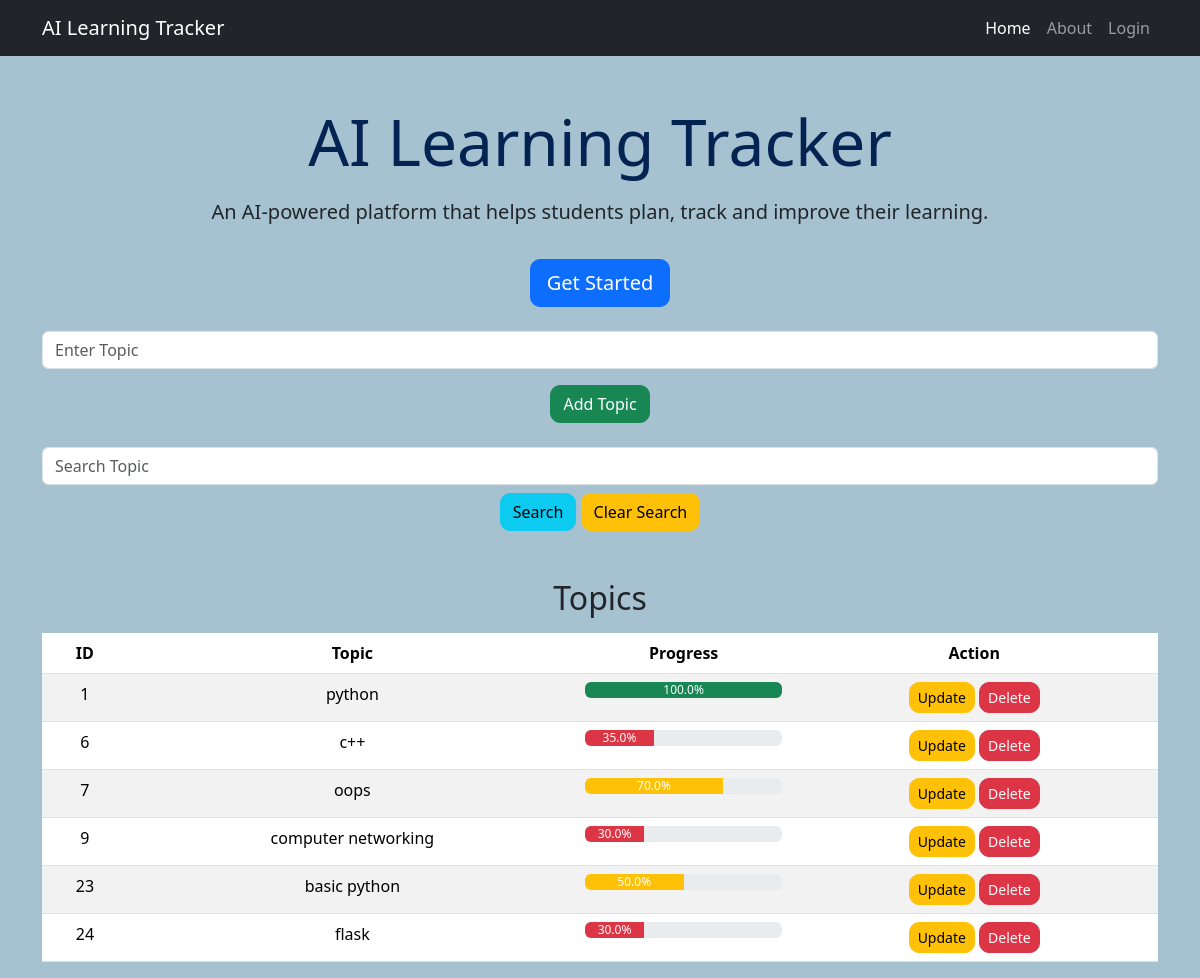
Before: / with the older database file.
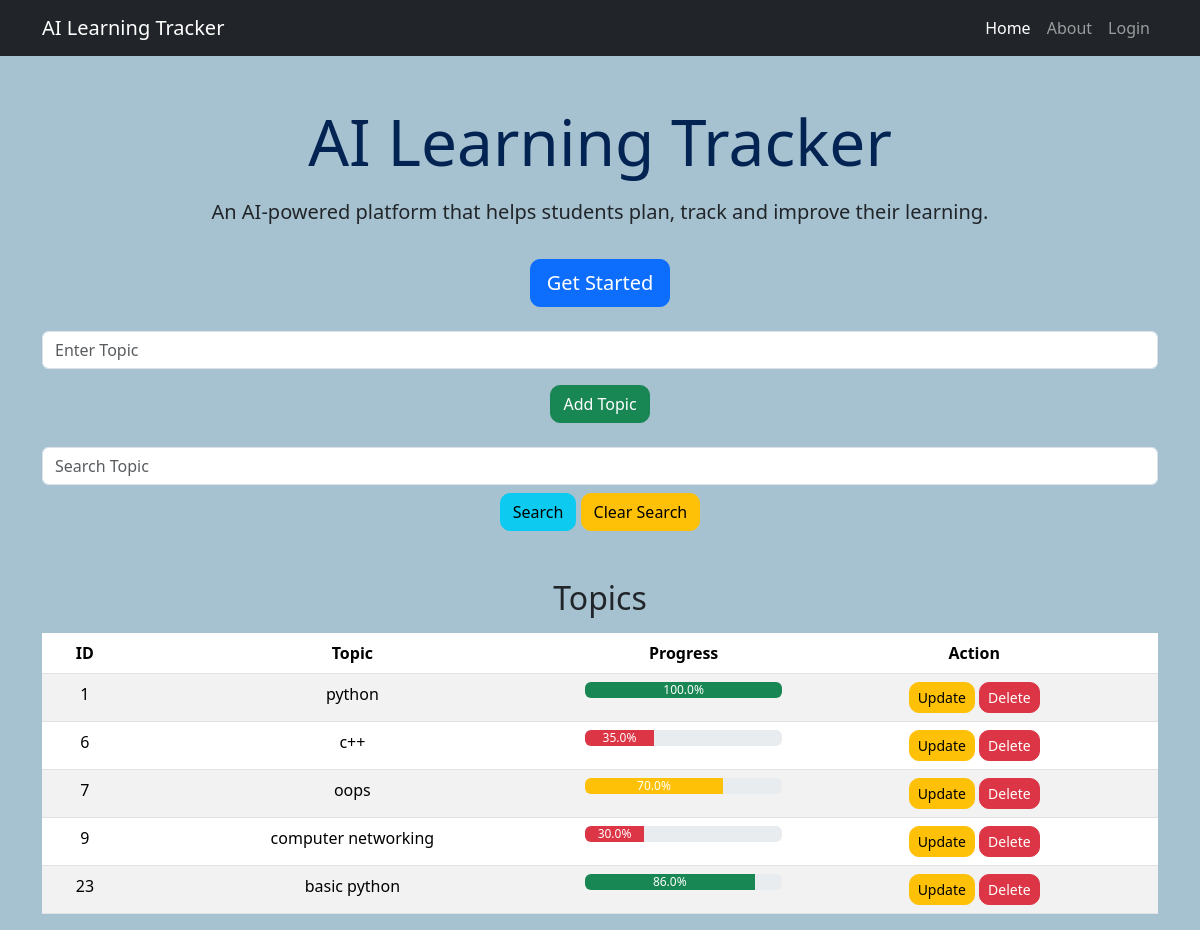
After: the same page with the newer database file.
### tables this page shows
CREATE TABLE topics(
                    id INTEGER PRIMARY KEY AUTOINCREMENT,
                    topic TEXT NOT NULL,
                    progress REAL NOT NULL 
                    );

### app.py (the view, shortened to what this page needs)
@app.route("/", methods=["GET", "POST"])
def home():
    search = request.args.get("search")
    if search:
        tp = database.search_topic(search)
        if not tp:
            flash("Topic not found!", "danger")
            tp = database.view_topics()
    else:
        tp = database.view_topics()
    return render_template("home.html", topics=tp)

### database.py (called while the page is built)
def view_topics():
    with sqlite3.connect("learning.db") as conn:
        cursor = conn.cursor()
        cursor.execute("SELECT * FROM topics")
        c=cursor.fetchall()
        return c

### templates/home.html
{% extends "base.html" %}
{% block content %}
<div class="container text-center mt-5">
    <h1 class="display-3">AI Learning Tracker</h1>
    <p class="lead mt-3">
        An AI-powered platform that helps students plan, track and improve their learning.
    </p>
    <a href="/login" class="btn btn-primary btn-lg mt-3">
        Get Started
    </a>
    <form method="POST" class="mt-4">
        <input type="text"
            name="topic"
            class="form-control mb-3"
            placeholder="Enter Topic">
        <button type="submit" class="btn btn-success">
            Add Topic
        </button>
    </form>
    <form method="GET" class="mt-4 mb-3">
        <input
            type="text"
            name="search"
            value="{{ request.args.get('search','') }}"
            class="form-control"
            placeholder="Search Topic">
        <button class="btn btn-info mt-2">Search</button>
        <a href="/" class="btn btn-warning mt-2">Clear Search</a>
    </form>
    <h2 class="mt-5">Topics</h2>
    <table class="table table-striped mt-3">
        <thead>
            <tr>
                <th>ID</th>
                <th>Topic</th>
                <th>Progress</th>
                <th>Action</th>
            </tr>
        </thead>
        <tbody>
            {% for topic in topics %}
            <tr>
                <td>{{ topic[0] }}</td>
                <td>{{ topic[1] }}</td>
                <td>
                    <div class="progress">
                        {% if topic[2] < 40 %}
                            <div
                                class="progress-bar bg-danger"
                                role="progressbar"
                                style="width: {{ topic[2] }}%;">
                                {{ topic[2] }}%
                            </div>
                        {% elif topic[2] < 80 %}
                            <div
                                class="progress-bar bg-warning"
                                role="progressbar"
                                style="width: {{ topic[2] }}%;">
                                {{ topic[2] }}%
                            </div>
                        {% else %}
                            <div
                                class="progress-bar bg-success"
                                role="progressbar"
                                style="width: {{ topic[2] }}%;">
                                {{ topic[2] }}%
                            </div>
                        {% endif %}
                    </div>
                </td>
                <td>
                    <a href="/update/{{ topic[0] }}" class="btn btn-warning btn-sm">Update</a>
                    <a href="/delete/{{ topic[0] }}" class="btn btn-danger btn-sm">Delete</a>
                </td>
            </tr>
            {% endfor %}
        </tbody>
    </table>
</div>
{% endblock %}

### templates/base.html (shortened to what this page needs)
<!DOCTYPE html>
<html lang="en">
<head>
    <link href="https://cdn.jsdelivr.net/npm/bootstrap@5.3.3/dist/css/bootstrap.min.css" rel="stylesheet">
    <link rel="stylesheet" href="{{ url_for('static', filename='css/style.css') }}">
</head>
<body>
    <nav class="navbar navbar-expand-lg navbar-dark bg-dark">
        <div class="container">
            <a class="navbar-brand" href="#">AI Learning Tracker</a>
            <div class="collapse navbar-collapse" id="navbarNav">
                <ul class="navbar-nav ms-auto">
                    <li class="nav-item">
                        <a class="nav-link active" href="/">Home</a>
                    </li>
                    <li class="nav-item">
                        <a class="nav-link" href="/about">About</a>
                    </li>
                    <li class="nav-item">
                        <a class="nav-link" href="/login">Login</a>
                    </li>
                </ul>
            </div>
        </div>
    </nav>
    {% block content %}
    {% endblock %}
</body>
</html>

### static/css/style.css (style rules this page uses)
body { background-color: #a6c2d0; }
h1 { color: #032352; font-weight: bold; }
p { font-size: 18px; }
.btn { border-radius: 10px; }

Changed rows visible on the page:
removed topics: id "24", topic "flask", progress "30.0"
changed topics "basic python": progress "50.0" → "86.0"
